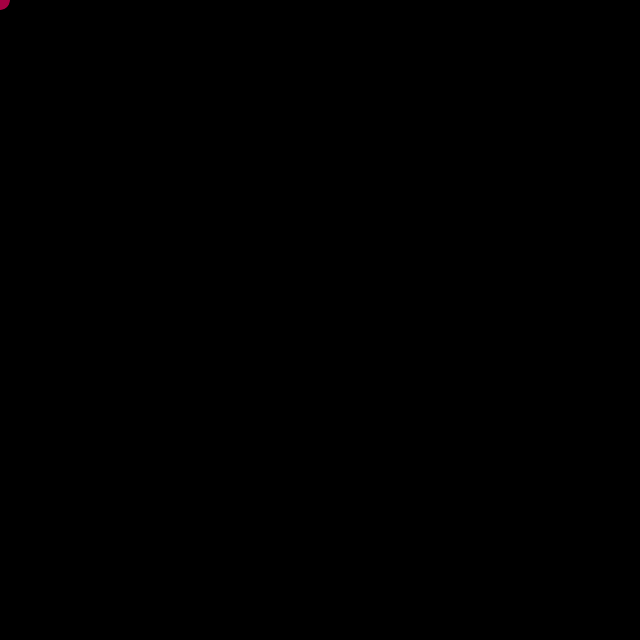
Frame 1 (no input)
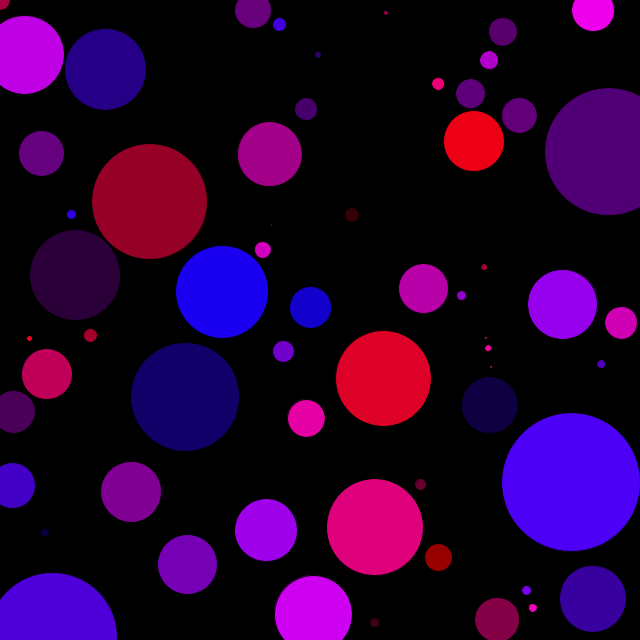
Frame 60 (the mouse pressed at the canvas centre just before this capture)
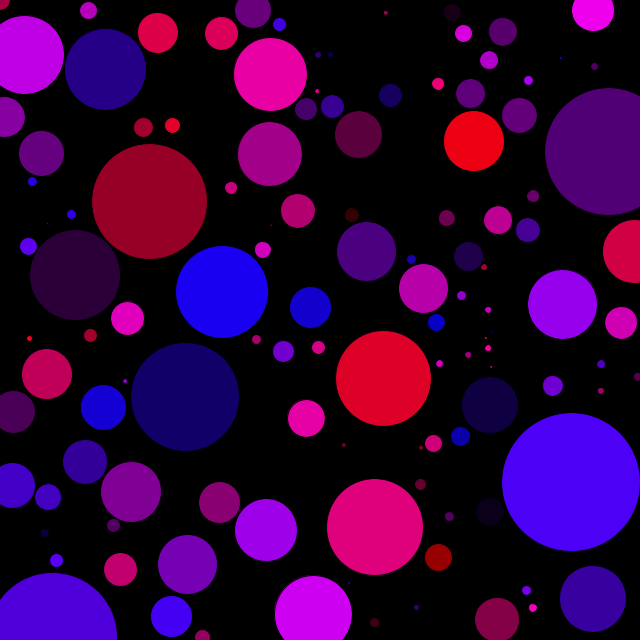
Frame 120 (the mouse held since frame 60 and released just before this capture)

The Processing sketch that drew these frames (run headless with seeded random() and noise(); from frame 60 on, the mouse is pressed at the canvas centre):

// Processing sketch: processing_157600
// ── processing_157600.pde

ArrayList<Circle> circles = new ArrayList<Circle>();

int min = 2;
int max = 150;

/* Our object */
Circle c = new Circle(new PVector(0, 0), 20);

void setup() {
  size(640, 640);
  circles.add(c);
  /* Because we are not refreshing the draw screen. We set what the background wil be a the  */
  background(0);
}

void draw() {
  c.draw();
  /* Make a random location and diameter */
  PVector newLoc = new PVector(random(width), random(height));
  int newD = (int) random(min, max);
  /* Detect whether if we use these these values if it will intersect the other objects. */
  while (detectAnyCollision (circles, newLoc, newD)) {
    /* If the values do interect make new values. */
    newLoc = new PVector(random(width), random(height));
    newD = (int) random(min, max);
  }

  /* Once we have our values that do not intersect, add a circle. */
  c = new Circle(newLoc, newD);
  circles.add(c);
  
  /* You can add an "if" statement to prevent the simulation going on forever */
}

static boolean detectAnyCollision(ArrayList<Circle> circles, PVector newLoc, int newR) {
  for (Circle c : circles) {
    if (c.detectCollision(newLoc, newR)) {
      return true;
    }
  }
  return false;
}


class Circle {
  PVector loc;
  int d;

  Circle(PVector loc, int d) {
    this.loc = loc;
    this.d = d;
  } 

  void draw() {
    /* Random color to add some spice */
    fill(random(255), 0, random(255));
    ellipse(loc.x, loc.y, d, d);
  }

  boolean detectCollision(PVector newLoc, int newD) {
    /* 
     We must divide d + newD because they are both diameters. We want to find what both radius's values are added on. 
     However without it gives the balls a cool forcefeild type gap.
     */
    return dist(loc.x, loc.y, newLoc.x, newLoc.y) < ((d + newD)/2);
  }
}
